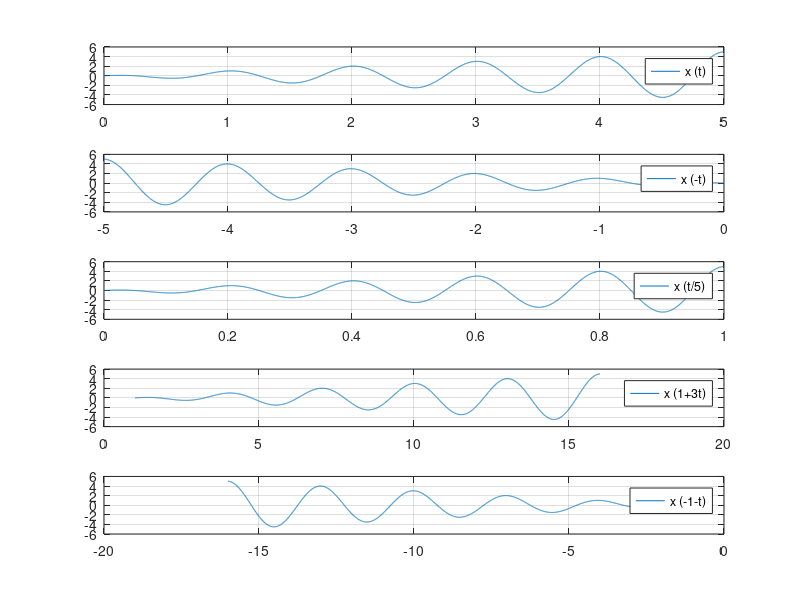

The MATLAB script that drew this image:
t = 0:0.001:5;
x = cos(2.*pi.*t).*t;

subplot (5 , 1 , 1);
plot (t , x), grid on ;
legend ('x (t)')

subplot (5 ,1 , 2);
plot (-t , x) , grid on ;
legend ('x (-t)')

subplot (5 , 1, 3);
plot (t/5 , x) , grid on ;
legend ('x (t/5)')

subplot (5 , 1 , 4);
plot (1+(3.*t) , x) , grid on ;
legend ('x (1+3t)')

subplot (5 , 1 , 5);
plot (-1 -(3.*t) , x) , grid on ;
legend ('x (-1-t)')
